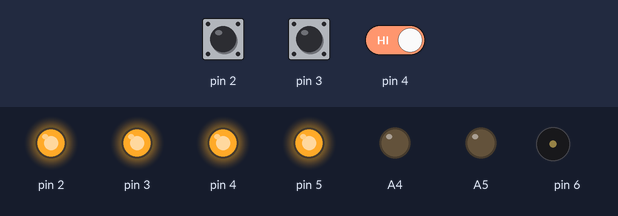
A program run on a simulated Arduino Nano, built with avr-gcc and run on an emulated ATmega328P. Shown: output pins drawn as LEDs (lit = HIGH), buzzer (waves = sounding). Dashed ring = blinking. The test bench sets the inputs (shaded band); at power-on: pin 2 HIGH, pin 3 HIGH, pin 4 HIGH.

Above: at 6.0 s.
6.1 s: pin 2 pulled LOW for 0.15 s
At 7.32 s:
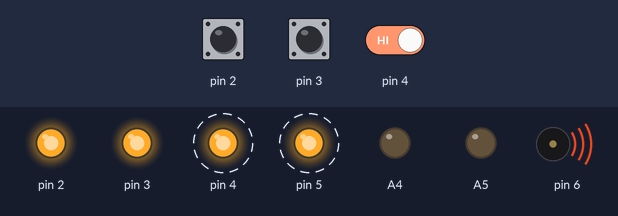
9.1 s: pin 3 pulled LOW for 0.15 s
At 11.13 s:
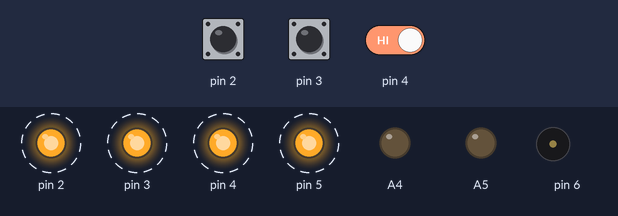
12.1 s: pin 3 driven LOW and pin 4 driven LOW
15.1 s: pin 4 driven HIGH
At 16.52 s:
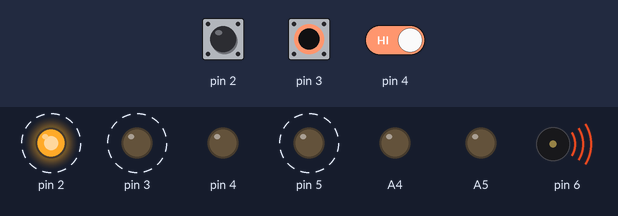
18.1 s: pin 3 driven HIGH
At 20.07 s:
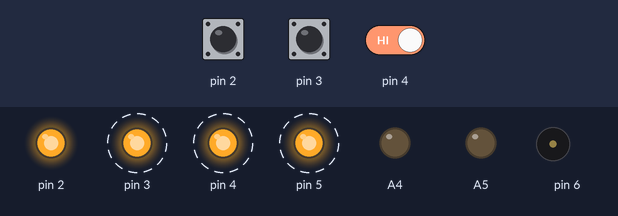
21.1 s: pin 2 pulsed HIGH 2 times (0.12 s each, 0.3 s apart)
At 22.96 s:
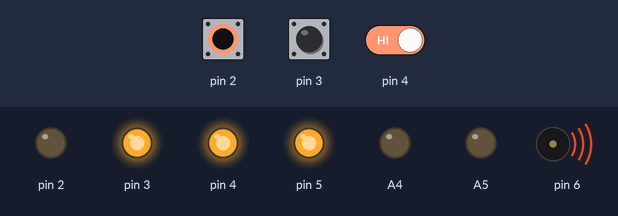
Timing chart, 0 to 52.8 s (numbered marks = the images above; inputs shaded):
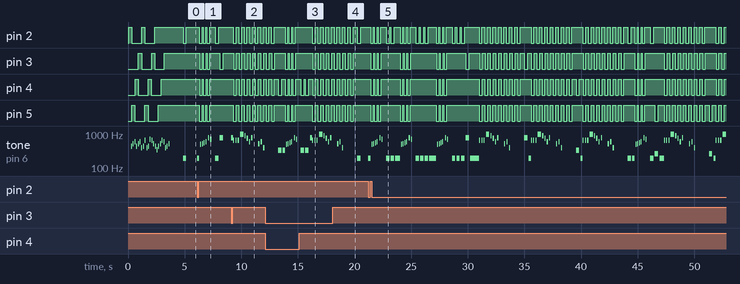

Measured:
- after the input at 6.1 s, pin 2: HIGH → LOW after 0.20 s, → HIGH 0.24 s later, → LOW 0.09 s later, → HIGH 0.24 s later, … (8 changes in this stretch); pin 3: HIGH → LOW after 0.23 s, → HIGH 0.24 s later, → LOW 0.09 s later, → HIGH 0.24 s later, … (8 changes in this stretch)
- after the input at 9.1 s, pin 2: alternates HIGH for 0.24 s and LOW for 0.24 s, starting after 0.20 s; pin 3: alternates HIGH for 0.24 s and LOW for 0.24 s, starting after 0.23 s
- after the input at 15.1 s, pin 2, pin 3, pin 5: alternates HIGH for 0.24 s and LOW for 0.24 s, starting after 1.2 s
- after the input at 18.1 s, tone on pin 6: goes on until 20.5 s, then stays silent
- after the input at 21.1 s, pin 2: HIGH → LOW after 0.32 s, → HIGH 0.24 s later, → LOW 0.09 s later, → HIGH 0.24 s later, … (112 changes in this stretch); pin 3: HIGH → LOW after 0.35 s, → HIGH 0.24 s later, → LOW 0.09 s later, → HIGH 0.24 s later, … (96 changes in this stretch)
- by itself, tone on pin 6: plays 440 Hz for 0.06 s, 523 Hz for 0.06 s, 587 Hz for 0.06 s, 440 Hz for 0.06 s, 523 Hz for 0.06 s, 587 Hz for 0.06 s … (24 notes in this stretch)

The program:

main.cpp
```cpp
#include <Arduino.h>
#include "pitches.h"
#include "game.h"

#define COUNT_RESET A4
#define COUNT_UP A5
#define RED_BUTTON 2    // 1
#define YELLOW_BUTTON 3 // 0
#define BLUE_BUTTON 4   // 2
#define GREEN_BUTTON 5  // 3
#define BUZZER 6
#define DEBOUNCE_TIME 200

Game gameSystem(RED_BUTTON, GREEN_BUTTON, BLUE_BUTTON, YELLOW_BUTTON, BUZZER, COUNT_RESET, COUNT_UP);

void setup()
{
  Serial.begin(115200);
  gameSystem.begin();
  gameSystem.bootUpAnimation();
}

void loop()
{
  // This is the normal game mode. Default
  gameSystem.gameMode1();

  // Simpler version (matching colors)
  // gameSystem.gameMode2();

  // This is some kind of "menu" every time ask the desired game mode
  // gameSystem.selectGameMode();
}
```
